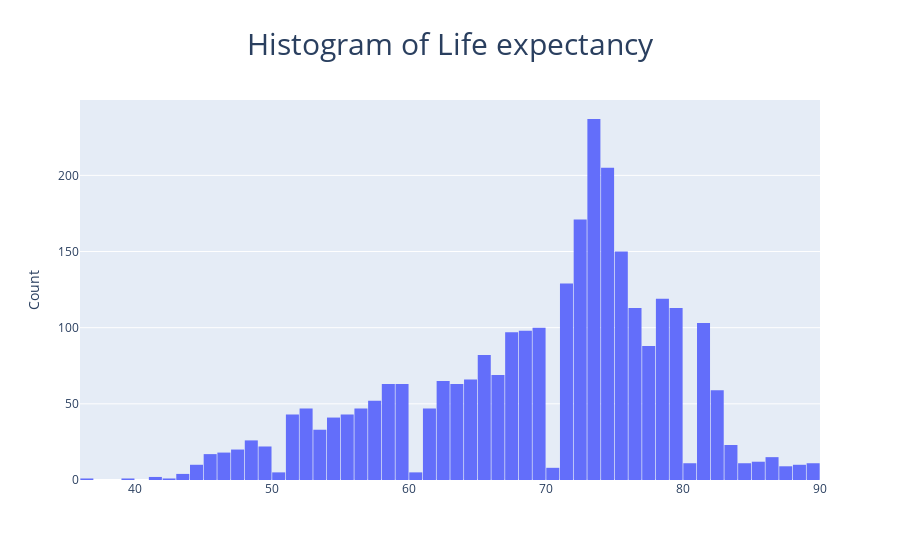

Write notebook code for a chart like this one.
### Code cell
# Life expectency
fig = go.Figure(data= [go.Histogram(x=data['Life expectancy'], xbins={'start':36.0, 'end':90.0, 'size': 1.0})],
          layout=go.Layout(title=dict(text="Histogram of Life expectancy", x=0.5, y=0.94),
                           yaxis={"title": "Count"}, title_font_size=30,bargap=0.05,height=700)
         )

fig

### Figure 1 — Plotly figure (JSON) as saved in the notebook; plotly's stock layout.template omitted (floating-point values rounded to 4 significant figures; data arrays with more than 128 entries replaced by an {"elided": "..."} marker saying what was removed)
{"data": [{"x": {"elided": "2848 float values"}, "xbins": {"end": 90, "size": 1, "start": 36}, "type": "histogram"}], "layout": {"bargap": 0.05, "title": {"font": {"size": 30}, "text": "Histogram of Life expectancy", "x": 0.5, "y": 0.94}, "yaxis": {"title": {"text": "Count"}, "range": [0, 249.5], "autorange": true}, "xaxis": {"type": "linear", "range": [36, 90], "autorange": true}, "autosize": true}}
